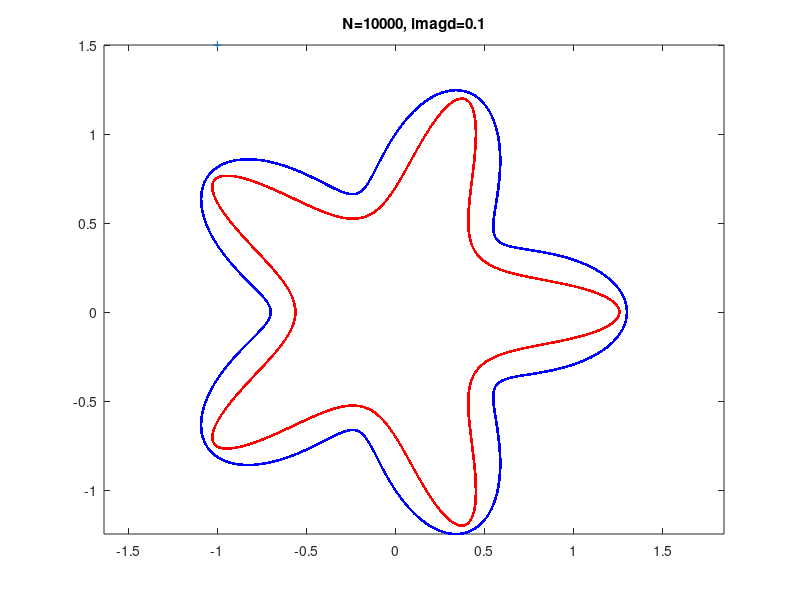

Recreate this plot in MATLAB. (Note: this script raises an error after producing the figure.)
% driver code for 2D Helmholtz exterior scattering from smooth domain.
% using MFS and FLAM FDS. Small example to test: FLAM and FMM2D.

% Barnett 3/25/19. 4/8/19: added FMM2D

clear;
v = 1;        % verbosity: 0 = text only, 1 = total potential plot

k = 30;     % wavenumber (fix all params if want to compare to ue value below)

b = 1; a = .3; w = 5;    % try 25;        % smooth wobbly radial shape params
R = @(t) b*(1 + a*cos(w*t));
R_t = @(t) -a*b*w*sin(w*t); 
R_tt = @(t) -a*b*w*w*cos(w*t); 

ti = -pi/6; ui = @(x) exp(1i*k*(cos(ti)*real(x)+sin(ti)*imag(x))); % u_inc
x0 = -1 + 1.5i;   % scatt wave soln test pt.  Note pts are in complex notation

N = 1e4;         % overkill by factor 20, but good for test evalmeth='f'.
evalmeth = 'f';   % summation method for pot eval: 'd' direct slow, 'f' FMM.

% MFS: t = surface pt struct, s = source pt struct
M = round(1.2*N);         % # bdry pts
t.t = (1:M)'/M*2*pi; t.x = exp(1i*t.t).*R(t.t);  % bdry pts
s.t = (1:N)'/N*2*pi;
imagd = 0.1;                   % Note for imagd=0.1 in this BVP, rank(A)<600
s.x = exp(1i*s.t).*R(s.t)  ...  % z(t)
    + 1i*imagd *(1i*exp(1i*s.t).*R(s.t)+exp(1i*s.t).*R_t(s.t)) ... % id z'(t)
    - imagd^2 *(-exp(1i*s.t).*R(s.t) + 1i * exp(1i*s.t) .* R_t(s.t) ... % -d^2 z''(t)
                + 1i * exp(1i*s.t).*R_t(s.t) + exp(1i*s.t) .*R_tt(s.t)); 
            
fprintf('min src ppw = %.3g; bdry ppw = %.3g\n',2*pi/(k*max(abs(diff(s.x)))),2*pi/(k*max(abs(diff(t.x)))))
if v, figure(1); clf; plot(t.x, 'b.-'); hold on; plot(s.x, 'r.'); plot(x0,'+');
  axis equal; title(sprintf('N=%d, imagd=%g',N,imagd)); hold off; drawnow; end

% convert to real coords: rx = surface pts (rows), cx = source pts (cols)...
rx = [real(t.x(:))'; imag(t.x(:))']; cx = [real(s.x(:))'; imag(s.x(:))'];

% linear solver choice...
meth = 'r';  % 'l'=dense LU, 'q'=dense QR (both O(N^3)); 'r'=FLAM rskel

flampar.rank_or_tol = 1e-12;
flampar.p=64;  % num proxy pts (should depend on eps)
flampar.opts = []; flampar.opts.verb = 0;
flampar.occ=128;    % max pts per box for quadtree

% params for LSQ
lsqpar.meth = 'u';  % 'u'=underdetermined, 'o'=overdetermined
lsqpar.tau = eps^(-1/3);  % constraint weighting
lsqpar.lambda = 1e-6;  % regularization in OLS
lsqpar.qr = 'q';   % 'q'=qr, 's'=spqr (needs SuiteSparse)
lsqpar.refine = 0;      % 0 or 1

F = factor(k,rx,cx,meth,flampar,lsqpar);  % direct solve, into struct fac
if meth~='r', fprintf('eps-rank of A : %d\n',rank(F.A,1e-14*normest(F.A))), end
rhs = -ui(t.x);     % eval uinc on bdry
co = solve(F,rhs,meth);
nrm = norm(co);
ur = mfseval(k,[real(t.x)';imag(t.x)'],cx,co,evalmeth);  % apply A to co
rrms = norm(ur(:) - rhs)/sqrt(M);

u = mfseval(k,[real(x0);imag(x0)],cx,co,'d');   % one targ: always use direct

ue =  -0.764438165507287 +     0.357188677072235i;  % true val (a=.3,w=5,k=30)
disp('      N       resid rms      u err at pt   soln 2-norm:')
Ns = N;
format short g; disp([Ns(:), rrms, abs(u-ue), nrm]); format long g

m = 1e3;    % check at this many new shifted-grid bdry pts
clear b; b.t = (0.5:m-0.5)'/m*2*pi; b.x = exp(1i*b.t).*R(b.t);
ub = mfseval(k,[real(b.x)';imag(b.x)'],cx,co,evalmeth);
utotb = ub + ui(b.x).';                 % physical potential on bdry
fprintf('bdry rms err: %.3g \n', norm(utotb)/sqrt(m)) % u_tot on bdry = 0?

if v, dx = 0.01; xmax = 2.0; g = -xmax:dx:xmax;      % image plot grid
  [xx yy] = meshgrid(g,g);
  ii = ~insideradfunc(R,xx+1i*yy);
  xx = xx(ii)'; yy = yy(ii)';       % row vecs of ext targ coords only
  tic; uu = mfseval(k,[xx;yy],cx,co,evalmeth);
  fprintf('grid eval %.3g s\n',toc);
  uu = uu + ui([xx + 1i*yy]);   % add incident to get physical potential (rows)
  ug = nan*ii; ug(ii) = uu;     % overwrite ext only
  figure(2); clf; imagesc(g,g,real(ug)); caxis(2*[-1 1]); axis equal tight xy
  colorbar; hold on; plot(t.x,'-');
end
